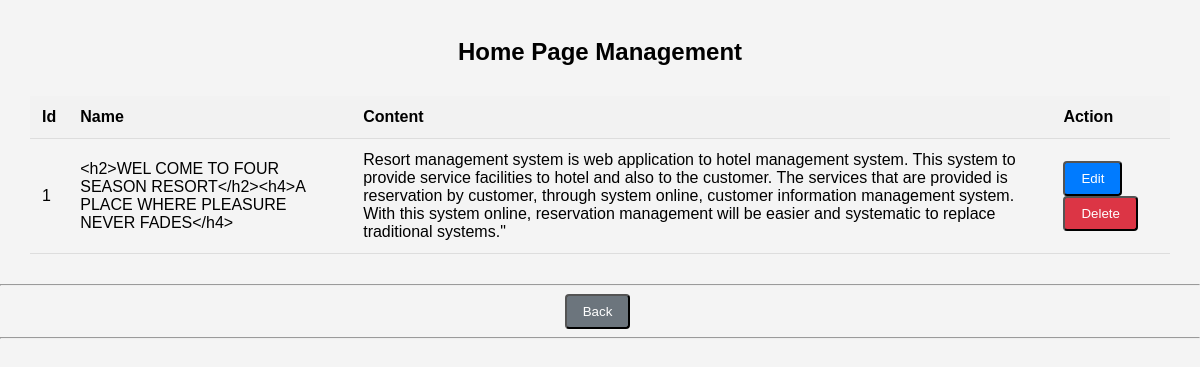
Page /admin/home-admin.php on the committed database.
### tables this page shows
CREATE TABLE IF NOT EXISTS `home` (
  `id` int(11) NOT NULL AUTO_INCREMENT,
  `title` text NOT NULL,
  `content` varchar(3000) NOT NULL,
  PRIMARY KEY (`id`)
);

### admin/home-admin.php (the view, shortened to what this page needs)
<?php
include("connect.php");
$sql = "SELECT * FROM home";
$result = mysqli_query($con, $sql);
?>
<!DOCTYPE html>
<html lang="en">
<head>
</head>
<body>
    <h2>Home Page Management</h2>
    <table>
        <tr>
            <th>Id</th>
            <th>Name</th>
            <th>Content</th>
            <th>Action</th>
        </tr>
        <?php while ($row = mysqli_fetch_assoc($result)) { ?>
            <tr>
                <td><?php echo htmlspecialchars($row["id"]); ?></td>
                <td><?php echo htmlspecialchars($row["title"]); ?></td>
                <td><?php echo nl2br(htmlspecialchars($row["content"])); ?></td>
                <td>
                    <a href="edit-home.php?id=<?php echo htmlspecialchars($row["id"]); ?>">
                        <button class="edit-btn">Edit</button>
                    </a>
                    <a href="delete_page.php?id=<?php echo htmlspecialchars($row["id"]); ?>" onclick="return confirmDelete();">
                        <button class="delete-btn">Delete</button>
                    </a>
                </td>
            </tr>
        <?php } ?>
    </table>
    <hr />
    <div style="text-align: center;">
        <button class="back-btn" onclick="window.location.href='logoupload.php'">Back</button>
    </div>
    <hr />
</body>
</html>

### admin/home-admin.php (style rules this page uses)
body { font-family: Arial, sans-serif; background-color: #f4f4f4; margin: 0; padding: 0; }
h2 { text-align: center; margin-top: 20px; }
table { width: 95%; margin: 30px auto; border-collapse: collapse; }
th, td { padding: 12px; text-align: left; border-bottom: 1px solid #ddd; }
th { background-color: #f2f2f2; }
button { display: inline-block; padding: 8px 16px; text-decoration: none; color: white; border-radius: 4px; cursor: pointer; margin-right: 5px; }
a { text-decoration: none; color: white; }
.edit-btn { background-color: #007bff; }
.delete-btn { background-color: #dc3545; }
.back-btn { background-color: #6c757d; }

### rows in the picture
home: id "1", title "<h2>WEL COME TO FOUR SEASON RESORT</h2><h4>A PLACE WHERE PLEASURE NEVER FADES</h4>", content "Resort management system is web application to hotel management system. This system to provide service facilities to hotel and also to the customer. The services that are provided is reservation by customer, through system online, customer information management system. With this system online, reservation management will be easier and systematic to replace traditional systems.\""
